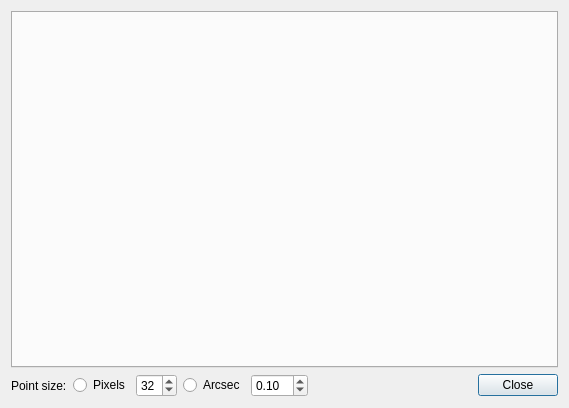
<?xml version="1.0" encoding="UTF-8"?>
<ui version="4.0">
 <class>BackProjectWidget</class>
 <widget class="QDialog" name="BackProjectWidget">
  <property name="geometry">
   <rect>
    <x>0</x>
    <y>0</y>
    <width>569</width>
    <height>408</height>
   </rect>
  </property>
  <property name="windowTitle">
   <string>Back-projected images</string>
  </property>
  <layout class="QGridLayout" name="gridLayout">
   <item row="0" column="0">
    <widget class="QTabWidget" name="tabWidget">
     <property name="currentIndex">
      <number>-1</number>
     </property>
    </widget>
   </item>
   <item row="1" column="0">
    <layout class="QHBoxLayout" name="horizontalLayout_3">
     <item>
      <widget class="QLabel" name="label">
       <property name="text">
        <string>Point size:</string>
       </property>
      </widget>
     </item>
     <item>
      <layout class="QHBoxLayout" name="horizontalLayout">
       <item>
        <widget class="QRadioButton" name="m_pointPixelsBox">
         <property name="text">
          <string>Pixels</string>
         </property>
        </widget>
       </item>
       <item>
        <widget class="QSpinBox" name="m_pointPixelSize">
         <property name="value">
          <number>32</number>
         </property>
        </widget>
       </item>
      </layout>
     </item>
     <item>
      <layout class="QHBoxLayout" name="horizontalLayout_2"/>
     </item>
     <item>
      <widget class="QRadioButton" name="m_pointArcsecBox">
       <property name="text">
        <string>Arcsec</string>
       </property>
      </widget>
     </item>
     <item>
      <widget class="QDoubleSpinBox" name="m_pointArcsecSize">
       <property name="value">
        <double>0.100000000000000</double>
       </property>
      </widget>
     </item>
     <item>
      <spacer name="horizontalSpacer">
       <property name="orientation">
        <enum>Qt::Horizontal</enum>
       </property>
       <property name="sizeHint" stdset="0">
        <size>
         <width>40</width>
         <height>20</height>
        </size>
       </property>
      </spacer>
     </item>
     <item>
      <widget class="QPushButton" name="closeButton">
       <property name="text">
        <string>Close</string>
       </property>
      </widget>
     </item>
    </layout>
   </item>
  </layout>
 </widget>
 <resources/>
 <connections/>
</ui>
